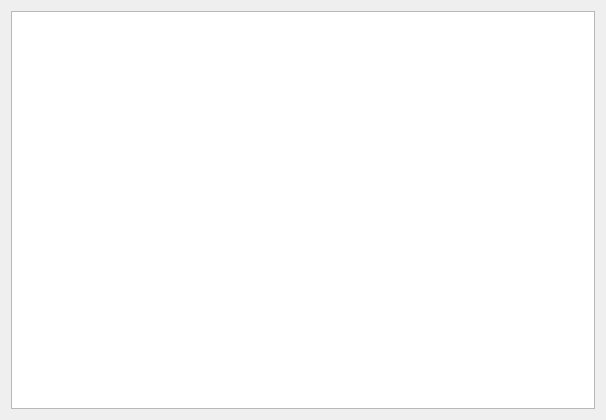
<?xml version="1.0" encoding="UTF-8"?>
<ui version="4.0">
 <class>stds</class>
 <widget class="QDialog" name="stds">
  <property name="geometry">
   <rect>
    <x>0</x>
    <y>0</y>
    <width>606</width>
    <height>420</height>
   </rect>
  </property>
  <property name="windowTitle">
   <string>stds</string>
  </property>
  <property name="windowIcon">
   <iconset resource="stds.qrc">
    <normaloff>:/images/playerShip.png</normaloff>:/images/playerShip.png</iconset>
  </property>
  <layout class="QGridLayout" name="gridLayout">
   <item row="0" column="0">
    <widget class="QGraphicsView" name="gameView"/>
   </item>
  </layout>
 </widget>
 <resources>
  <include location="stds.qrc"/>
 </resources>
 <connections/>
</ui>
